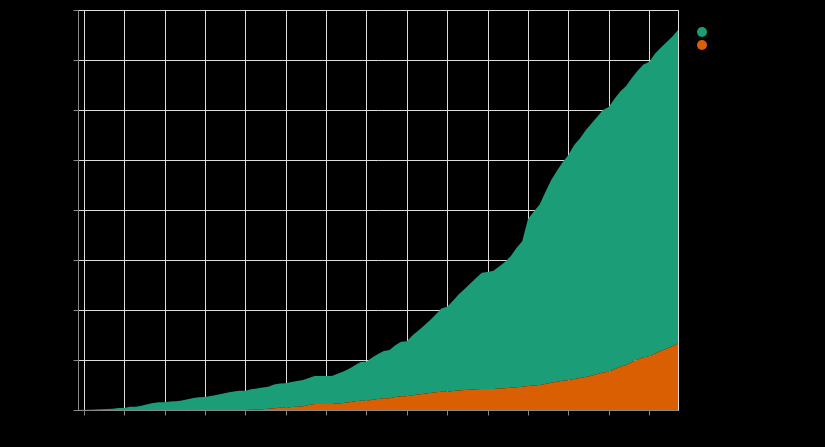

Notebook source saved alongside this figure:
### Code cell
hover = alt.selection_single(on='mouseover')

alt.Chart(dose_df).mark_area().encode(
alt.X('Updated On:T'),
alt.Y('sum(value):Q', axis=alt.Axis(title='vaccine dose')),
color=alt.Color('Dose:N',scale = alt.Scale(scheme='dark2')),
    opacity=alt.condition(hover, alt.value(1.0), alt.value(0.5))
).properties(
    width=600,
    height=400,
    selection=hover
).configure(background='black')

### Figure 1 — Vega-Lite specification as saved in the notebook (floating-point values rounded to 4 significant figures; data arrays with more than 128 entries replaced by an {"elided": "..."} marker saying what was removed)
{"usermeta": {"embedOptions": {"theme": "dark"}}, "config": {"view": {"continuousWidth": 400, "continuousHeight": 300}, "background": "black"}, "data": {"name": "data-67b053e418ea73f1c25c5abcfc59315b"}, "mark": "area", "encoding": {"color": {"type": "nominal", "field": "Dose", "scale": {"scheme": "dark2"}}, "opacity": {"condition": {"value": 1.0, "selection": "selector006"}, "value": 0.5}, "x": {"type": "temporal", "field": "Updated On"}, "y": {"type": "quantitative", "aggregate": "sum", "axis": {"title": "vaccine dose"}, "field": "value"}}, "height": 400, "selection": {"selector006": {"type": "single", "on": "mouseover"}}, "width": 600, "$schema": "https://vega.github.io/schema/vega-lite/v4.8.1.json", "datasets": {"data-67b053e418ea73f1c25c5abcfc59315b": {"elided": "210 records"}}}
